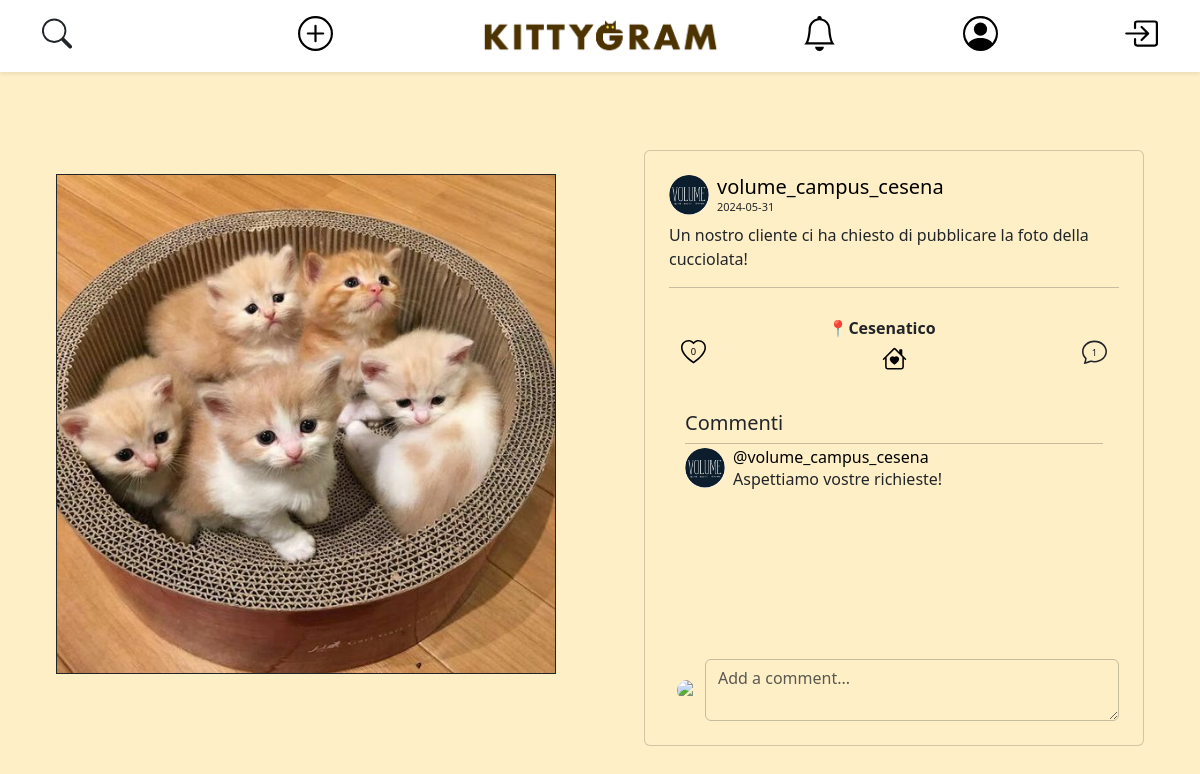
The page /open-post.php?post_id=8 on the database its author committed.
### tables this page shows
CREATE TABLE IF NOT EXISTS ACCOUNT (
    user_id INT AUTO_INCREMENT PRIMARY KEY,
    username VARCHAR(25) NOT NULL UNIQUE,
    email VARCHAR(319) NOT NULL UNIQUE,
    password VARCHAR(512) NOT NULL,  
    salt VARCHAR(512) NOT NULL,
    first_name VARCHAR(25) NOT NULL,
    last_name VARCHAR(25) NOT NULL,
    user_bio VARCHAR(255) NOT NULL DEFAULT " ",
    profile_pic_id INT DEFAULT 1,
    city_id INT
);

CREATE TABLE IF NOT EXISTS MEDIA (
    media_id INT AUTO_INCREMENT PRIMARY KEY,
    file_name VARCHAR(255) NOT NULL,
    post_id INT
);

CREATE TABLE IF NOT EXISTS ADOPTION (
    post_id INT PRIMARY KEY,
    adopted BOOLEAN NOT NULL DEFAULT 0,
    city_id INT NOT NULL
);

CREATE TABLE IF NOT EXISTS POST (
    post_id INT AUTO_INCREMENT PRIMARY KEY,
    description VARCHAR(100) NOT NULL,
    date DATE NOT NULL,
    user_id INT NOT NULL
);

CREATE TABLE IF NOT EXISTS CITY (
    city_id INT AUTO_INCREMENT PRIMARY KEY,
    city_name VARCHAR(60) NOT NULL,
    city_cap VARCHAR(6) NOT NULL UNIQUE
);

CREATE TABLE IF NOT EXISTS COMMENT (
    comment_id INT AUTO_INCREMENT,
    post_id INT NOT NULL,
    user_id INT NOT NULL,
    message VARCHAR(200) NOT NULL,
    date DATETIME NOT NULL,
    PRIMARY KEY (comment_id, post_id)
);

### db-config.php (called while the page is built, shortened)
<?php
$dbname = "kittygram";
require_once("db/database.php");
$dbh = new DatabaseHelper($dbname);

### db/database.php (called while the page is built, shortened)
<?php
class DatabaseHelper
{
    private $db;
    public function __construct($dbname, $servername = "localhost", $username = "root", $password = "", $port = 3306)
    {
        $this->db = new mysqli($servername, $username, $password, $dbname, $port);
    }
    public function getAccountFromUsername($username)
    {
        $query = "SELECT user_id as id, username, file_name as pic, first_name, last_name, user_bio, email FROM account
                    LEFT JOIN media ON account.profile_pic_id = media.media_id
                    WHERE account.username = ?
                    LIMIT 1;";
        $stmt = $this->db->prepare($query);
        $stmt->bind_param("s", $username);
        $stmt->execute();
        $result = $stmt->get_result();
        return $result->fetch_all(MYSQLI_ASSOC)[0];
    }
    public function getAccountFromId($user_id)
    {
        $query = "SELECT user_id as id, username, file_name as pic, first_name, last_name, user_bio, email FROM account
                    LEFT JOIN media ON account.profile_pic_id = media.media_id
                    WHERE account.user_id = ?
                    LIMIT 1;";
        $stmt = $this->db->prepare($query);
        $stmt->bind_param("i", $user_id);
        $stmt->execute();
        $result = $stmt->get_result();
        return $result->fetch_all(MYSQLI_ASSOC)[0];
    }
    public function getNotificationsById($user_id)
    {
        $query = "
            SELECT notification_id,message,post_id,from_user_id as user_from_id,ur.username as username_from,seen,
            for_user_id as user_for_id,ui.username as username_for
            FROM NOTIFICATION INNER JOIN ACCOUNT ui ON NOTIFICATION.for_user_id = ui.user_id
            INNER JOIN ACCOUNT ur ON NOTIFICATION.from_user_id = ur.user_id
            WHERE NOTIFICATION.for_user_id = ? AND NOTIFICATION.seen = 0
            ORDER BY date DESC, notification_id
        ";
        $stmt = $this->db->prepare($query);
        $stmt->bind_param('i', $user_id);
        $stmt->execute();
        $result = $stmt->get_result();
        return $result->fetch_all(MYSQLI_ASSOC);
    }
    public function getNumLikes($post_id) {
        $query = "SELECT COUNT(*) FROM post_like WHERE post_id = ?";
        $stmt = $this->db->prepare($query);
        $stmt->bind_param("i", $post_id);
        $stmt->execute();
        $stmt->bind_result($num_likes);
        return isset($num_likes) ? $num_likes : 0;
    }
    public function userLikesPost($idPost, $userId)
    {
        $query = "
            SELECT COUNT(*) AS numberLikes
            FROM post_like
            WHERE user_id = ? AND post_id = ?
        ";
        $stmt = $this->db->prepare($query);
        $stmt->bind_param("ii", $userId, $idPost);
        $stmt->execute();
        $result = $stmt->get_result();
        $row = $result->fetch_assoc();
        return $row["numberLikes"];
    }
    function getMediasByPostId($post_id)
    {
        $query = "SELECT file_name FROM MEDIA WHERE post_id = ?";
        $stmt = $this->db->prepare($query);
        $stmt->bind_param("i", $post_id);
        $stmt->execute();
        $result = $stmt->get_result();
        $files = [];
        while ($row = $result->fetch_assoc()) {
            $files[] = $row['file_name'];
        }
        return $files;
    }
    private function getComments($post_id)
    {
        $query = "SELECT `username`, `file_name` as 'profile_pic', `message`, `date` FROM `comment`
                    LEFT JOIN (account LEFT JOIN media on account.profile_pic_id = media.media_id)
                        ON comment.user_id = account.user_id
                    WHERE comment.post_id = ?;";
        $stmt = $this->db->prepare($query);
        $stmt->bind_param("i", $post_id);
        $stmt->execute();
        $result = $stmt->get_result();
        return $result->fetch_all(MYSQLI_ASSOC);
    }
    public function isAdoption($post_id)
    {
        $query = "SELECT COUNT(*) as count
              FROM adoption
              WHERE post_id = ?";
        $stmt = $this->db->prepare($query);
        $stmt->bind_param("i", $post_id);
        $stmt->execute();
        $result = $stmt->get_result()->fetch_assoc();
        return $result['count'] > 0;
    }
    public function getAdoption($post_id)
    {
        $query = "SELECT post.post_id, description, date, user_id, adopted, city_name
                    FROM adoption
                    LEFT JOIN post ON adoption.post_id = post.post_id
                    LEFT JOIN city ON adoption.city_id = city.city_id
                    WHERE adoption.post_id = ?
                    LIMIT 1;";
        $stmt = $this->db->prepare($query);
        $stmt->bind_param("i", $post_id);
        $stmt->execute();
        $result = $stmt->get_result()->fetch_all(MYSQLI_ASSOC)[0];
        if (isset($result['user_id'])) {
            $result['owner'] = $this->getAccountFromId($result['user_id']);
            $result['media'] = $this->getMediasByPostId($post_id);
            $result['comment'] = $this->getComments($post_id);
        }
        return $result;
    }
}

### open-post.php (the view, shortened to what this page needs)
<?php
require_once ("db-config.php");
if (isset($_GET['post_id'])) {
    $post_id = $_GET['post_id'];
    $isAdoption = $dbh->isAdoption($post_id);
    if ($isAdoption) {
        $currentPost = $dbh->getAdoption($post_id);
    } else {
        $currentPost = $dbh->getPost($post_id);
    }
}
if (isset($currentPost)):
    ?>
    <!Doctype html>
    <html lang="en">
    <head>
        <link href="https://cdn.jsdelivr.net/npm/bootstrap@5.3.3/dist/css/bootstrap.min.css" rel="stylesheet"
>
        <link rel="stylesheet" href="css/style.css">
        <?php echo require_once ("./components/navbar.php") ?>
        <?php $viewer = $dbh->getAccountFromUsername($_SESSION['username']); ?>
    </head>
    <body>
        <div class="container-fluid py-4 d-flex justify-content-center align-items-center min-vh-100">
            <div class="row auto-cols w-100">
                <div class="col mt-5 mb-5 py-4 d-flex justify-content-center">
                    <?php
                    $images = $currentPost["media"];
                    if (count($currentPost["media"]) > 1): ?>
                        <div id="carousel-<?php echo $currentPost['post_id']; ?>" class="carousel slide">
                            <div class="carousel-indicators">
                                <?php foreach ($images as $index => $image): ?>
                                    <button type="button" data-bs-target="#carousel-<?php echo $currentPost['post_id']; ?>"
                                        data-bs-slide-to="<?php echo $index; ?>" class="<?php echo $index === 0 ? 'active' : ''; ?>"
                                        aria-current="<?php echo $index === 0 ? 'true' : 'false'; ?>"
                                        aria-label="Slide <?php echo $index + 1; ?>"></button>
                                <?php endforeach; ?>
                            </div>
                            <div class="carousel-inner">
                                <?php foreach ($images as $index => $image): ?>
                                    <div class="carousel-item <?php echo $index === 0 ? 'active' : ''; ?>">
                                        <img src="./img/<?php echo $image; ?>" class="d-block w-100 h-100 post-image"
                                            alt="Post Image">
                                    </div>
                                <?php endforeach; ?>
                            </div>
                            <button class="carousel-control-prev" type="button"
                                data-bs-target="#carousel-<?php echo $currentPost['post_id']; ?>" data-bs-slide="prev">
                                <span class="carousel-control-prev-icon" aria-hidden="true"></span>
                                <span class="visually-hidden">Previous</span>
                            </button>
                            <button class="carousel-control-next" type="button"
                                data-bs-target="#carousel-<?php echo $currentPost['post_id']; ?>" data-bs-slide="next">
                                <span class="carousel-control-next-icon" aria-hidden="true"></span>
                                <span class="visually-hidden">Next</span>
                            </button>
                        </div>
                    <?php else: ?>
                        <img src="./img/<?php echo $images[0]; ?>" alt="Post Image" class="border border-dark post-image">
                    <?php endif; ?>
                </div>
                <div class="col mt-5 d-flex justify-content-center">
                    <div class="card p-4">
                        <div class="mb-1 d-flex align-items-center">
                            <img src="img/<?php echo $currentPost['owner']['pic'] ?>" class="avatar rounded-circle me-2"
                                alt="Avatar utente">
                            <div>
                                <a href="open-profile.php?username=<?php echo $currentPost['owner']['username']; ?>"
                                    class="custom-link">
                                    <h5 class="mb-0"><?php echo $currentPost['owner']['username'] ?></h5>
                                </a>
                                <p class="mb-0 smaller-text"><?php echo $currentPost['date'] ?></p>
                            </div>
                        </div>
                        <p class="mb-0 mt-1 text-start"> <?php echo $currentPost['description'] ?></p>
                        <hr class="my-3 border-dark">
                        <nav class="navbar navbar-expand mt-1">
                            <div class="container-fluid">
                                <?php
                                $liked = $dbh->userLikesPost($currentPost["post_id"], $_SESSION["user_id"]);
                                $likedClass = $liked ? 'liked' : '';
                                ?>
                                <div class="like-icon <?php echo $likedClass ?>"
                                    data-post-id="<?php echo $currentPost["post_id"]; ?>"
                                    data-owner-id="<?php echo $currentPost["user_id"]; ?>">
                                    <svg width="25" height="25" xmlns="http://www.w3.org/2000/svg" viewBox="0 0 16 16">
                                        <path
                                            d="<?php echo $likedClass == 'liked' ? 'M8 1.314C12.438-3.248 23.534 4.735 8 15-7.534 4.736 3.562-3.248 8 1.314' : 'm8 2.748-.717-.737C5.6.281 2.514.878 1.4 3.053c-.523 1.023-.641 2.5.314 4.385.92 1.815 2.834 3.989 6.286 6.357 3.452-2.368 5.365-4.542 6.286-6.357.955-1.886.838-3.362.314-4.385C13.486.878 10.4.28 8.717 2.01zM8 15C-7.333 4.868 3.279-3.04 7.824 1.143q.09.083.176.171a3 3 0 0 1 .176-.17C12.72-3.042 23.333 4.867 8 15'; ?>" />
                                            <text x="8" y="8" fill="black" font-size="6" text-anchor="middle" alignment-baseline="middle"><?php echo $dbh->getNumLikes($post_id) ?></text>
                                    </svg>
                                </div>
                                <?php if ($isAdoption): ?>
                                    <?php if ($_SESSION['user_id'] != $currentPost['user_id']): ?>
                                        <?php if (!$currentPost['adopted']): ?>
                                            <div class="d-flex flex-column align-items-center mb-3">
                                                <span class="mb-1 fw-bold me-4">📍<?php echo $currentPost['city_name'] ?></span>
                                                <div class="adoption-icon" data-bs-toggle="modal" data-bs-target="#adoption-modal"
                                                    data-post-id="<?php echo $currentPost['post_id'] ?>"
                                                    data-owner="<?php echo $currentPost['owner']['username'] ?>">
                                                </div>
                                            </div>
                                        <?php endif; ?>
                                    <?php endif; ?>
                                <?php endif; ?>
                                <svg xmlns="http://www.w3.org/2000/svg" width="25" height="25" fill="currentColor" class="bi bi-chat" viewBox="0 0 16 16" id="commentIcon">
                                    <path
                                        d="M2.678 11.894a1 1 0 0 1 .287.801 11 11 0 0 1-.398 2c1.395-.323 2.247-.697 2.634-.893a1 1 0 0 1 .71-.074A8 8 0 0 0 8 14c3.996 0 7-2.807 7-6s-3.004-6-7-6-7 2.808-7 6c0 1.468.617 2.83 1.678 3.894m-.493 3.905a22 22 0 0 1-.713.129c-.2.032-.352-.176-.273-.362a10 10 0 0 0 .244-.637l.003-.01c.248-.72.45-1.548.524-2.319C.743 11.37 0 9.76 0 8c0-3.866 3.582-7 8-7s8 3.134 8 7-3.582 7-8 7a9 9 0 0 1-2.347-.306c-.52.263-1.639.742-3.468 1.105" />
                                    <text x="8" y="9" font-size="6" text-anchor="middle" alignment-baseline="middle"><?php echo count($currentPost['comment']) ?></text>
                                </svg>
                            </div>
                        </nav>
                        <div class="card-body">
                            <h5 class="card-title text-start">Commenti</h5>
                            <hr class="my-1 border-transparent">
                            <div class="comment-container">
                                <?php foreach ($currentPost['comment'] as $comment): ?>
                                    <div class="d-flex mb-3">
                                        <img src="img/<?php echo $comment['profile_pic'] ?>" class="avatar rounded-circle me-2"
                                            alt="Avatar utente">
                                        <div>
                                            <a href="open-profile.php?username=<?php echo $comment['username']; ?>"
                                                class="custom-link">
                                                <h6 class="mb-0">@<?php echo $comment['username'] ?></h6>
                                            </a>
                                            <p class="mb-0"><?php echo $comment['message'] ?></p>
                                        </div>
                                    </div>
                                <?php endforeach; ?>
                            </div>
                        </div>
                        <form id="commentForm" class="w-100">
                                <div class="d-flex align-items-center justify-content-center">
                                    <img src="img/<?php echo $viewer['pic'] ?>"
                                        class="small-avatar rounded-circle me-2 ms-2" alt="Avatar utente">
                                    <textarea class="form-control transparent-input" placeholder="Add a comment..."
                                        id="commentArea" maxlength=200></textarea>
                                </div>
                        </form>
                    </div>
                </div>
            </div>
        </div>
    </body>
    </html>
    <?php require_once ("./modals/post-settings-modal.php") ?>
<?php else:
    header('Location: ./index.php');
endif;
?>

### rows shown on the page
account: profile_pic.file_name (picture), username "volume_campus_cesena"
adoption: post_id.date "2024-05-31", post_id.description "Un nostro cliente ci ha chiesto di pubblicare la foto della cucciolata!", city.city_name "Cesenatico"
comment: media.file_name (picture), user.username "volume_campus_cesena", message "Aspettiamo vostre richieste!"

### other values the page prints
$dbh->getNumLikes($post_id) "0"
count($currentPost['comment']) "1"
